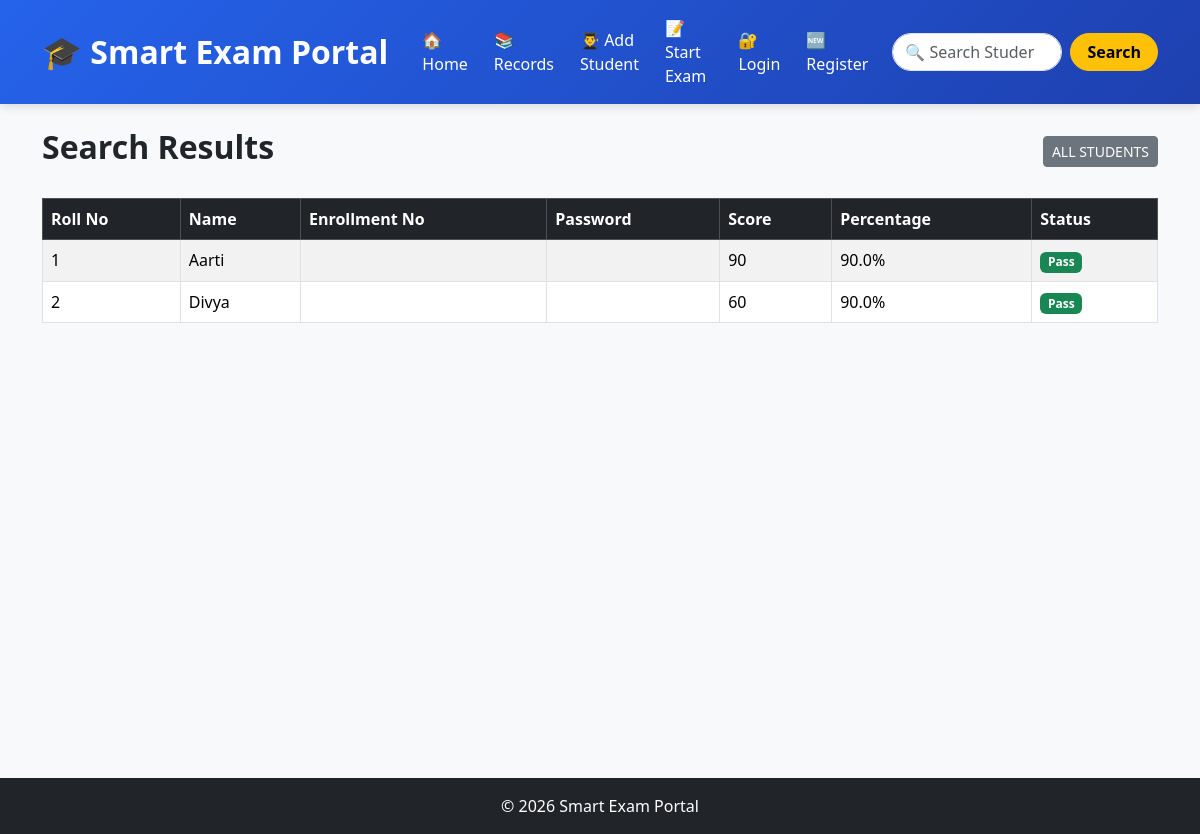
Screenshot of /search with the database file from the repository.
### tables this page shows
CREATE TABLE students (
    id INTEGER PRIMARY KEY AUTOINCREMENT,
    roll_no INTEGER,
    subject_name TEXT,
    name TEXT,
    score INTEGER,
    percentage REAL,
    exam_date TEXT
);

### smart_exam_portal/app.py (the view)
@app.route("/search")
def search():
    q=request.args.get('q','')
    conn=get_db()
    if q:
        students=conn.execute(''' SELECT*FROM students
                              WHERE name LIKE ?
                              OR roll_no LIKE ?''',
                              (f'%{q}%',f'%{q}%')).fetchall()
    else:
        students=conn.execute(''' SELECT*FROM students''').fetchall()
    conn.close()
    return render_template(
    "search.html",
    students=students,
    query=q
)

### smart_exam_portal/database.py (called while the page is built)
def get_db():
    conn = sqlite3.connect("myproject.db")
    conn.row_factory = sqlite3.Row
    return conn

### smart_exam_portal/templates/search.html (shortened to what this page needs)
{% extends "base.html" %}
{% block content %}
<div class="d-flex justify-content-between align-items-center mb-4">
    <h2 class="fw-bold">Search Results</h2>
    <a href="{{ url_for('records') }}"
       class="btn btn-secondary btn-sm">
        ALL STUDENTS
    </a>
</div>
{% if students|length > 0 %}
<table class="table table-striped table-bordered table-hover">
    <thead class="table-dark">
        <tr>
            <th>Roll No</th>
            <th>Name</th>
            <th>Enrollment No</th>
            <th>Password</th>
            <th>Score</th>
            <th>Percentage</th>
            <th>Status</th>
        </tr>
    </thead>
    <tbody>
        {% for student in students %}
        <tr>
            <td>{{ student.roll_no }}</td>
            <td>{{ student.name }}</td>
            <td>{{ student.enrollment_no }}</td>
            <td>{{ student.password }}</td>
            <td>{{ student.score }}</td>
            <td>{{ student.percentage }}%</td>
            <td>
                {% if student.percentage >= 40 %}
                    <span class="badge bg-success">
                        Pass
                    </span>
                {% else %}
                    <span class="badge bg-danger">
                        Fail
                    </span>
                {% endif %}
            </td>
        </tr>
        {% endfor %}
    </tbody>
</table>
{% endif %}
{% endblock %}

### smart_exam_portal/templates/base.html (style rules this page uses)
body { background-color:#f8f9fa; }

### rows the page displays
students: roll_no "1", name "Aarti", score "90", percentage "90.0", shows "Pass"
students: roll_no "2", name "Divya", score "60", percentage "90.0", shows "Pass"
